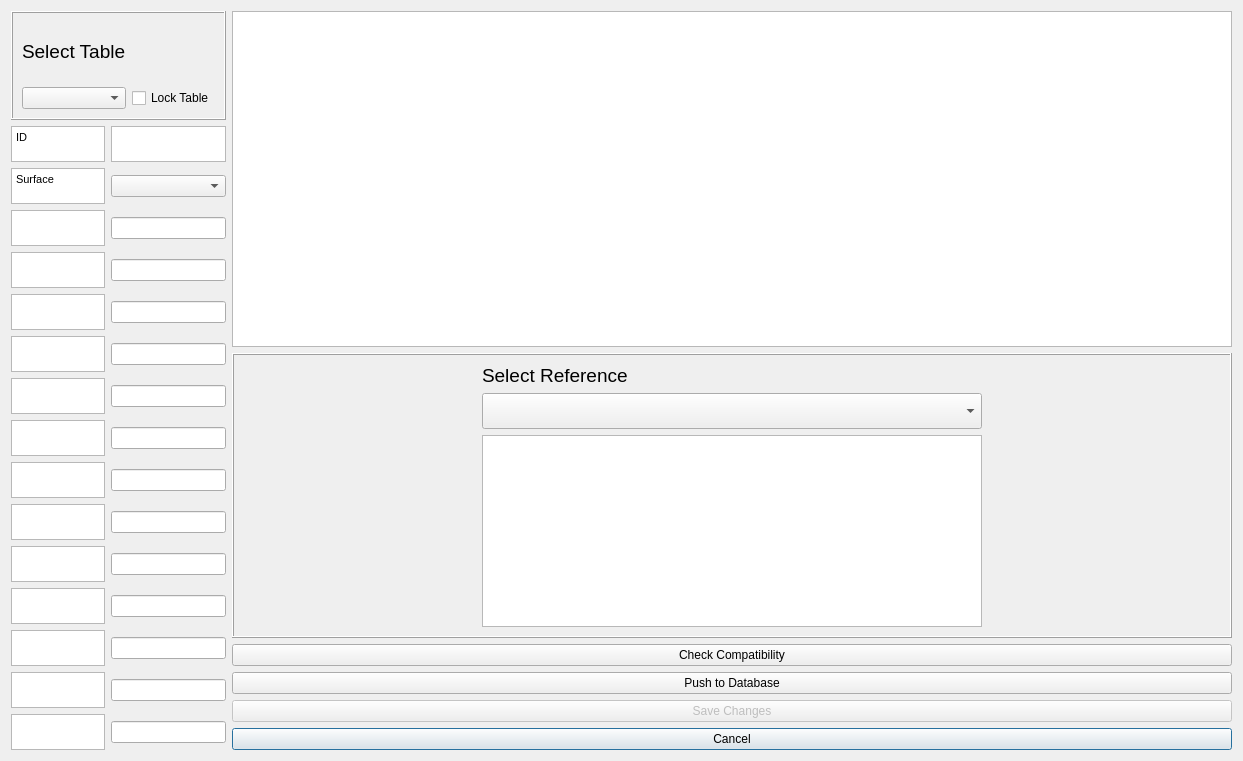
 <widget class="QDialog" name="urban_type_db_editorDialogBase">
  <property name="geometry">
   <rect>
    <x>0</x>
    <y>0</y>
    <width>1167</width>
    <height>761</height>
   </rect>
  </property>
  <property name="windowTitle">
   <string>Urban Type Database editor</string>
  </property>
  <layout class="QGridLayout" name="gridLayout_3">
   <item row="0" column="0">
    <widget class="QFrame" name="frame1">
     <property name="frameShape">
      <enum>QFrame::Box</enum>
     </property>
     <property name="frameShadow">
      <enum>QFrame::Raised</enum>
     </property>
     <layout class="QGridLayout" name="gridLayout_2">
      <item row="0" column="0">
       <widget class="QLabel" name="label_42">
        <property name="text">
         <string>&lt;!DOCTYPE HTML PUBLIC &quot;-//W3C//DTD HTML 4.0//EN&quot; &quot;http://www.w3.org/TR/REC-html40/strict.dtd&quot;&gt;
&lt;html&gt;&lt;head&gt;&lt;meta name=&quot;qrichtext&quot; content=&quot;1&quot; /&gt;&lt;style type=&quot;text/css&quot;&gt;
p, li { white-space: pre-wrap; }
&lt;/style&gt;&lt;/head&gt;&lt;body style=&quot; font-family:'MS Shell Dlg 2'; font-size:12pt; font-weight:400; font-style:normal;&quot;&gt;
&lt;p style=&quot; margin-top:0px; margin-bottom:0px; margin-left:0px; margin-right:0px; -qt-block-indent:0; text-indent:0px;&quot;&gt;&lt;span style=&quot; font-size:14pt;&quot;&gt;Select Table&lt;/span&gt;&lt;/p&gt;&lt;/body&gt;&lt;/html&gt;</string>
        </property>
       </widget>
      </item>
      <item row="1" column="0">
       <widget class="QComboBox" name="comboBoxTableSelect">
        <property name="toolTip">
         <string/>
        </property>
       </widget>
      </item>
      <item row="1" column="1">
       <widget class="QCheckBox" name="checkBoxA">
        <property name="text">
         <string>Lock Table</string>
        </property>
       </widget>
      </item>
     </layout>
    </widget>
   </item>
   <item row="0" column="1" rowspan="2">
    <widget class="QTextBrowser" name="textBrowserDf">
     <property name="sizePolicy">
      <sizepolicy hsizetype="Expanding" vsizetype="Expanding">
       <horstretch>0</horstretch>
       <verstretch>0</verstretch>
      </sizepolicy>
     </property>
     <property name="minimumSize">
      <size>
       <width>1000</width>
       <height>0</height>
      </size>
     </property>
     <property name="maximumSize">
      <size>
       <width>500</width>
       <height>16777215</height>
      </size>
     </property>
    </widget>
   </item>
   <item row="1" column="0" rowspan="3">
    <layout class="QGridLayout" name="gridLayout">
     <item row="5" column="0">
      <widget class="QTextBrowser" name="textBrowser_2">
       <property name="sizePolicy">
        <sizepolicy hsizetype="Expanding" vsizetype="Fixed">
         <horstretch>0</horstretch>
         <verstretch>0</verstretch>
        </sizepolicy>
       </property>
       <property name="maximumSize">
        <size>
         <width>16777215</width>
         <height>36</height>
        </size>
       </property>
       <property name="html">
        <string>&lt;!DOCTYPE HTML PUBLIC &quot;-//W3C//DTD HTML 4.0//EN&quot; &quot;http://www.w3.org/TR/REC-html40/strict.dtd&quot;&gt;
&lt;html&gt;&lt;head&gt;&lt;meta name=&quot;qrichtext&quot; content=&quot;1&quot; /&gt;&lt;style type=&quot;text/css&quot;&gt;
p, li { white-space: pre-wrap; }
&lt;/style&gt;&lt;/head&gt;&lt;body style=&quot; font-family:'MS Shell Dlg 2'; font-size:8pt; font-weight:400; font-style:normal;&quot;&gt;
&lt;p style=&quot;-qt-paragraph-type:empty; margin-top:0px; margin-bottom:0px; margin-left:0px; margin-right:0px; -qt-block-indent:0; text-indent:0px; font-size:12pt;&quot;&gt;&lt;br /&gt;&lt;/p&gt;&lt;/body&gt;&lt;/html&gt;</string>
       </property>
      </widget>
     </item>
     <item row="10" column="0">
      <widget class="QTextBrowser" name="textBrowser_7">
       <property name="sizePolicy">
        <sizepolicy hsizetype="Expanding" vsizetype="Fixed">
         <horstretch>0</horstretch>
         <verstretch>0</verstretch>
        </sizepolicy>
       </property>
       <property name="maximumSize">
        <size>
         <width>16777215</width>
         <height>36</height>
        </size>
       </property>
       <property name="html">
        <string>&lt;!DOCTYPE HTML PUBLIC &quot;-//W3C//DTD HTML 4.0//EN&quot; &quot;http://www.w3.org/TR/REC-html40/strict.dtd&quot;&gt;
&lt;html&gt;&lt;head&gt;&lt;meta name=&quot;qrichtext&quot; content=&quot;1&quot; /&gt;&lt;style type=&quot;text/css&quot;&gt;
p, li { white-space: pre-wrap; }
&lt;/style&gt;&lt;/head&gt;&lt;body style=&quot; font-family:'MS Shell Dlg 2'; font-size:8pt; font-weight:400; font-style:normal;&quot;&gt;
&lt;p style=&quot;-qt-paragraph-type:empty; margin-top:0px; margin-bottom:0px; margin-left:0px; margin-right:0px; -qt-block-indent:0; text-indent:0px; font-size:12pt;&quot;&gt;&lt;br /&gt;&lt;/p&gt;&lt;/body&gt;&lt;/html&gt;</string>
       </property>
      </widget>
     </item>
     <item row="11" column="0">
      <widget class="QTextBrowser" name="textBrowser_8">
       <property name="sizePolicy">
        <sizepolicy hsizetype="Expanding" vsizetype="Fixed">
         <horstretch>0</horstretch>
         <verstretch>0</verstretch>
        </sizepolicy>
       </property>
       <property name="maximumSize">
        <size>
         <width>16777215</width>
         <height>36</height>
        </size>
       </property>
       <property name="html">
        <string>&lt;!DOCTYPE HTML PUBLIC &quot;-//W3C//DTD HTML 4.0//EN&quot; &quot;http://www.w3.org/TR/REC-html40/strict.dtd&quot;&gt;
&lt;html&gt;&lt;head&gt;&lt;meta name=&quot;qrichtext&quot; content=&quot;1&quot; /&gt;&lt;style type=&quot;text/css&quot;&gt;
p, li { white-space: pre-wrap; }
&lt;/style&gt;&lt;/head&gt;&lt;body style=&quot; font-family:'MS Shell Dlg 2'; font-size:8pt; font-weight:400; font-style:normal;&quot;&gt;
&lt;p style=&quot;-qt-paragraph-type:empty; margin-top:0px; margin-bottom:0px; margin-left:0px; margin-right:0px; -qt-block-indent:0; text-indent:0px; font-size:12pt;&quot;&gt;&lt;br /&gt;&lt;/p&gt;&lt;/body&gt;&lt;/html&gt;</string>
       </property>
      </widget>
     </item>
     <item row="12" column="0">
      <widget class="QTextBrowser" name="textBrowser_9">
       <property name="sizePolicy">
        <sizepolicy hsizetype="Expanding" vsizetype="Fixed">
         <horstretch>0</horstretch>
         <verstretch>0</verstretch>
        </sizepolicy>
       </property>
       <property name="maximumSize">
        <size>
         <width>16777215</width>
         <height>36</height>
        </size>
       </property>
       <property name="html">
        <string>&lt;!DOCTYPE HTML PUBLIC &quot;-//W3C//DTD HTML 4.0//EN&quot; &quot;http://www.w3.org/TR/REC-html40/strict.dtd&quot;&gt;
&lt;html&gt;&lt;head&gt;&lt;meta name=&quot;qrichtext&quot; content=&quot;1&quot; /&gt;&lt;style type=&quot;text/css&quot;&gt;
p, li { white-space: pre-wrap; }
&lt;/style&gt;&lt;/head&gt;&lt;body style=&quot; font-family:'MS Shell Dlg 2'; font-size:8pt; font-weight:400; font-style:normal;&quot;&gt;
&lt;p style=&quot;-qt-paragraph-type:empty; margin-top:0px; margin-bottom:0px; margin-left:0px; margin-right:0px; -qt-block-indent:0; text-indent:0px; font-size:12pt;&quot;&gt;&lt;br /&gt;&lt;/p&gt;&lt;/body&gt;&lt;/html&gt;</string>
       </property>
      </widget>
     </item>
     <item row="8" column="0">
      <widget class="QTextBrowser" name="textBrowser_5">
       <property name="sizePolicy">
        <sizepolicy hsizetype="Expanding" vsizetype="Fixed">
         <horstretch>0</horstretch>
         <verstretch>0</verstretch>
        </sizepolicy>
       </property>
       <property name="maximumSize">
        <size>
         <width>16777215</width>
         <height>36</height>
        </size>
       </property>
       <property name="html">
        <string>&lt;!DOCTYPE HTML PUBLIC &quot;-//W3C//DTD HTML 4.0//EN&quot; &quot;http://www.w3.org/TR/REC-html40/strict.dtd&quot;&gt;
&lt;html&gt;&lt;head&gt;&lt;meta name=&quot;qrichtext&quot; content=&quot;1&quot; /&gt;&lt;style type=&quot;text/css&quot;&gt;
p, li { white-space: pre-wrap; }
&lt;/style&gt;&lt;/head&gt;&lt;body style=&quot; font-family:'MS Shell Dlg 2'; font-size:8pt; font-weight:400; font-style:normal;&quot;&gt;
&lt;p style=&quot;-qt-paragraph-type:empty; margin-top:0px; margin-bottom:0px; margin-left:0px; margin-right:0px; -qt-block-indent:0; text-indent:0px; font-size:12pt;&quot;&gt;&lt;br /&gt;&lt;/p&gt;&lt;/body&gt;&lt;/html&gt;</string>
       </property>
      </widget>
     </item>
     <item row="14" column="0">
      <widget class="QTextBrowser" name="textBrowser_11">
       <property name="sizePolicy">
        <sizepolicy hsizetype="Expanding" vsizetype="Fixed">
         <horstretch>0</horstretch>
         <verstretch>0</verstretch>
        </sizepolicy>
       </property>
       <property name="maximumSize">
        <size>
         <width>16777215</width>
         <height>36</height>
        </size>
       </property>
       <property name="html">
        <string>&lt;!DOCTYPE HTML PUBLIC &quot;-//W3C//DTD HTML 4.0//EN&quot; &quot;http://www.w3.org/TR/REC-html40/strict.dtd&quot;&gt;
&lt;html&gt;&lt;head&gt;&lt;meta name=&quot;qrichtext&quot; content=&quot;1&quot; /&gt;&lt;style type=&quot;text/css&quot;&gt;
p, li { white-space: pre-wrap; }
&lt;/style&gt;&lt;/head&gt;&lt;body style=&quot; font-family:'MS Shell Dlg 2'; font-size:8pt; font-weight:400; font-style:normal;&quot;&gt;
&lt;p style=&quot;-qt-paragraph-type:empty; margin-top:0px; margin-bottom:0px; margin-left:0px; margin-right:0px; -qt-block-indent:0; text-indent:0px; font-size:12pt;&quot;&gt;&lt;br /&gt;&lt;/p&gt;&lt;/body&gt;&lt;/html&gt;</string>
       </property>
      </widget>
     </item>
     <item row="4" column="0">
      <widget class="QTextBrowser" name="textBrowser_Surface">
       <property name="sizePolicy">
        <sizepolicy hsizetype="Expanding" vsizetype="Fixed">
         <horstretch>0</horstretch>
         <verstretch>0</verstretch>
        </sizepolicy>
       </property>
       <property name="maximumSize">
        <size>
         <width>16777215</width>
         <height>36</height>
        </size>
       </property>
       <property name="html">
        <string>&lt;!DOCTYPE HTML PUBLIC &quot;-//W3C//DTD HTML 4.0//EN&quot; &quot;http://www.w3.org/TR/REC-html40/strict.dtd&quot;&gt;
&lt;html&gt;&lt;head&gt;&lt;meta name=&quot;qrichtext&quot; content=&quot;1&quot; /&gt;&lt;style type=&quot;text/css&quot;&gt;
p, li { white-space: pre-wrap; }
&lt;/style&gt;&lt;/head&gt;&lt;body style=&quot; font-family:'MS Shell Dlg 2'; font-size:8pt; font-weight:400; font-style:normal;&quot;&gt;
&lt;p style=&quot; margin-top:0px; margin-bottom:0px; margin-left:0px; margin-right:0px; -qt-block-indent:0; text-indent:0px;&quot;&gt;Surface&lt;/p&gt;&lt;/body&gt;&lt;/html&gt;</string>
       </property>
      </widget>
     </item>
     <item row="9" column="0">
      <widget class="QTextBrowser" name="textBrowser_6">
       <property name="sizePolicy">
        <sizepolicy hsizetype="Expanding" vsizetype="Fixed">
         <horstretch>0</horstretch>
         <verstretch>0</verstretch>
        </sizepolicy>
       </property>
       <property name="maximumSize">
        <size>
         <width>16777215</width>
         <height>36</height>
        </size>
       </property>
       <property name="html">
        <string>&lt;!DOCTYPE HTML PUBLIC &quot;-//W3C//DTD HTML 4.0//EN&quot; &quot;http://www.w3.org/TR/REC-html40/strict.dtd&quot;&gt;
&lt;html&gt;&lt;head&gt;&lt;meta name=&quot;qrichtext&quot; content=&quot;1&quot; /&gt;&lt;style type=&quot;text/css&quot;&gt;
p, li { white-space: pre-wrap; }
&lt;/style&gt;&lt;/head&gt;&lt;body style=&quot; font-family:'MS Shell Dlg 2'; font-size:8pt; font-weight:400; font-style:normal;&quot;&gt;
&lt;p style=&quot;-qt-paragraph-type:empty; margin-top:0px; margin-bottom:0px; margin-left:0px; margin-right:0px; -qt-block-indent:0; text-indent:0px; font-size:12pt;&quot;&gt;&lt;br /&gt;&lt;/p&gt;&lt;/body&gt;&lt;/html&gt;</string>
       </property>
      </widget>
     </item>
     <item row="3" column="0">
      <widget class="QTextBrowser" name="textBrowserID_1">
       <property name="sizePolicy">
        <sizepolicy hsizetype="Preferred" vsizetype="Fixed">
         <horstretch>0</horstretch>
         <verstretch>0</verstretch>
        </sizepolicy>
       </property>
       <property name="maximumSize">
        <size>
         <width>16777215</width>
         <height>36</height>
        </size>
       </property>
       <property name="html">
        <string>&lt;!DOCTYPE HTML PUBLIC &quot;-//W3C//DTD HTML 4.0//EN&quot; &quot;http://www.w3.org/TR/REC-html40/strict.dtd&quot;&gt;
&lt;html&gt;&lt;head&gt;&lt;meta name=&quot;qrichtext&quot; content=&quot;1&quot; /&gt;&lt;style type=&quot;text/css&quot;&gt;
p, li { white-space: pre-wrap; }
&lt;/style&gt;&lt;/head&gt;&lt;body style=&quot; font-family:'MS Shell Dlg 2'; font-size:8pt; font-weight:400; font-style:normal;&quot;&gt;
&lt;p style=&quot; margin-top:0px; margin-bottom:0px; margin-left:0px; margin-right:0px; -qt-block-indent:0; text-indent:0px;&quot;&gt;ID&lt;/p&gt;&lt;/body&gt;&lt;/html&gt;</string>
       </property>
      </widget>
     </item>
     <item row="3" column="1">
      <widget class="QTextBrowser" name="textBrowserNewID">
       <property name="sizePolicy">
        <sizepolicy hsizetype="Expanding" vsizetype="Fixed">
         <horstretch>0</horstretch>
         <verstretch>0</verstretch>
        </sizepolicy>
       </property>
       <property name="maximumSize">
        <size>
         <width>16777215</width>
         <height>36</height>
        </size>
       </property>
       <property name="html">
        <string>&lt;!DOCTYPE HTML PUBLIC &quot;-//W3C//DTD HTML 4.0//EN&quot; &quot;http://www.w3.org/TR/REC-html40/strict.dtd&quot;&gt;
&lt;html&gt;&lt;head&gt;&lt;meta name=&quot;qrichtext&quot; content=&quot;1&quot; /&gt;&lt;style type=&quot;text/css&quot;&gt;
p, li { white-space: pre-wrap; }
&lt;/style&gt;&lt;/head&gt;&lt;body style=&quot; font-family:'MS Shell Dlg 2'; font-size:8pt; font-weight:400; font-style:normal;&quot;&gt;
&lt;p style=&quot;-qt-paragraph-type:empty; margin-top:0px; margin-bottom:0px; margin-left:0px; margin-right:0px; -qt-block-indent:0; text-indent:0px; font-size:12pt;&quot;&gt;&lt;br /&gt;&lt;/p&gt;&lt;/body&gt;&lt;/html&gt;</string>
       </property>
      </widget>
     </item>
     <item row="6" column="0">
      <widget class="QTextBrowser" name="textBrowser_3">
       <property name="sizePolicy">
        <sizepolicy hsizetype="Expanding" vsizetype="Fixed">
         <horstretch>0</horstretch>
         <verstretch>0</verstretch>
        </sizepolicy>
       </property>
       <property name="maximumSize">
        <size>
         <width>16777215</width>
         <height>36</height>
        </size>
       </property>
       <property name="html">
        <string>&lt;!DOCTYPE HTML PUBLIC &quot;-//W3C//DTD HTML 4.0//EN&quot; &quot;http://www.w3.org/TR/REC-html40/strict.dtd&quot;&gt;
&lt;html&gt;&lt;head&gt;&lt;meta name=&quot;qrichtext&quot; content=&quot;1&quot; /&gt;&lt;style type=&quot;text/css&quot;&gt;
p, li { white-space: pre-wrap; }
&lt;/style&gt;&lt;/head&gt;&lt;body style=&quot; font-family:'MS Shell Dlg 2'; font-size:8pt; font-weight:400; font-style:normal;&quot;&gt;
&lt;p style=&quot;-qt-paragraph-type:empty; margin-top:0px; margin-bottom:0px; margin-left:0px; margin-right:0px; -qt-block-indent:0; text-indent:0px; font-size:12pt;&quot;&gt;&lt;br /&gt;&lt;/p&gt;&lt;/body&gt;&lt;/html&gt;</string>
       </property>
      </widget>
     </item>
     <item row="7" column="0">
      <widget class="QTextBrowser" name="textBrowser_4">
       <property name="sizePolicy">
        <sizepolicy hsizetype="Expanding" vsizetype="Fixed">
         <horstretch>0</horstretch>
         <verstretch>0</verstretch>
        </sizepolicy>
       </property>
       <property name="maximumSize">
        <size>
         <width>16777215</width>
         <height>36</height>
        </size>
       </property>
       <property name="html">
        <string>&lt;!DOCTYPE HTML PUBLIC &quot;-//W3C//DTD HTML 4.0//EN&quot; &quot;http://www.w3.org/TR/REC-html40/strict.dtd&quot;&gt;
&lt;html&gt;&lt;head&gt;&lt;meta name=&quot;qrichtext&quot; content=&quot;1&quot; /&gt;&lt;style type=&quot;text/css&quot;&gt;
p, li { white-space: pre-wrap; }
&lt;/style&gt;&lt;/head&gt;&lt;body style=&quot; font-family:'MS Shell Dlg 2'; font-size:8pt; font-weight:400; font-style:normal;&quot;&gt;
&lt;p style=&quot;-qt-paragraph-type:empty; margin-top:0px; margin-bottom:0px; margin-left:0px; margin-right:0px; -qt-block-indent:0; text-indent:0px; font-size:12pt;&quot;&gt;&lt;br /&gt;&lt;/p&gt;&lt;/body&gt;&lt;/html&gt;</string>
       </property>
      </widget>
     </item>
     <item row="13" column="0">
      <widget class="QTextBrowser" name="textBrowser_10">
       <property name="sizePolicy">
        <sizepolicy hsizetype="Expanding" vsizetype="Fixed">
         <horstretch>0</horstretch>
         <verstretch>0</verstretch>
        </sizepolicy>
       </property>
       <property name="maximumSize">
        <size>
         <width>16777215</width>
         <height>36</height>
        </size>
       </property>
       <property name="html">
        <string>&lt;!DOCTYPE HTML PUBLIC &quot;-//W3C//DTD HTML 4.0//EN&quot; &quot;http://www.w3.org/TR/REC-html40/strict.dtd&quot;&gt;
&lt;html&gt;&lt;head&gt;&lt;meta name=&quot;qrichtext&quot; content=&quot;1&quot; /&gt;&lt;style type=&quot;text/css&quot;&gt;
p, li { white-space: pre-wrap; }
&lt;/style&gt;&lt;/head&gt;&lt;body style=&quot; font-family:'MS Shell Dlg 2'; font-size:8pt; font-weight:400; font-style:normal;&quot;&gt;
&lt;p style=&quot;-qt-paragraph-type:empty; margin-top:0px; margin-bottom:0px; margin-left:0px; margin-right:0px; -qt-block-indent:0; text-indent:0px; font-size:12pt;&quot;&gt;&lt;br /&gt;&lt;/p&gt;&lt;/body&gt;&lt;/html&gt;</string>
       </property>
      </widget>
     </item>
     <item row="15" column="0">
      <widget class="QTextBrowser" name="textBrowser_12">
       <property name="sizePolicy">
        <sizepolicy hsizetype="Expanding" vsizetype="Fixed">
         <horstretch>0</horstretch>
         <verstretch>0</verstretch>
        </sizepolicy>
       </property>
       <property name="maximumSize">
        <size>
         <width>16777215</width>
         <height>36</height>
        </size>
       </property>
       <property name="html">
        <string>&lt;!DOCTYPE HTML PUBLIC &quot;-//W3C//DTD HTML 4.0//EN&quot; &quot;http://www.w3.org/TR/REC-html40/strict.dtd&quot;&gt;
&lt;html&gt;&lt;head&gt;&lt;meta name=&quot;qrichtext&quot; content=&quot;1&quot; /&gt;&lt;style type=&quot;text/css&quot;&gt;
p, li { white-space: pre-wrap; }
&lt;/style&gt;&lt;/head&gt;&lt;body style=&quot; font-family:'MS Shell Dlg 2'; font-size:8pt; font-weight:400; font-style:normal;&quot;&gt;
&lt;p style=&quot;-qt-paragraph-type:empty; margin-top:0px; margin-bottom:0px; margin-left:0px; margin-right:0px; -qt-block-indent:0; text-indent:0px; font-size:12pt;&quot;&gt;&lt;br /&gt;&lt;/p&gt;&lt;/body&gt;&lt;/html&gt;</string>
       </property>
      </widget>
     </item>
     <item row="16" column="0">
      <widget class="QTextBrowser" name="textBrowser_13">
       <property name="sizePolicy">
        <sizepolicy hsizetype="Expanding" vsizetype="Fixed">
         <horstretch>0</horstretch>
         <verstretch>0</verstretch>
        </sizepolicy>
       </property>
       <property name="maximumSize">
        <size>
         <width>16777215</width>
         <height>36</height>
        </size>
       </property>
       <property name="html">
        <string>&lt;!DOCTYPE HTML PUBLIC &quot;-//W3C//DTD HTML 4.0//EN&quot; &quot;http://www.w3.org/TR/REC-html40/strict.dtd&quot;&gt;
&lt;html&gt;&lt;head&gt;&lt;meta name=&quot;qrichtext&quot; content=&quot;1&quot; /&gt;&lt;style type=&quot;text/css&quot;&gt;
p, li { white-space: pre-wrap; }
&lt;/style&gt;&lt;/head&gt;&lt;body style=&quot; font-family:'MS Shell Dlg 2'; font-size:8pt; font-weight:400; font-style:normal;&quot;&gt;
&lt;p style=&quot;-qt-paragraph-type:empty; margin-top:0px; margin-bottom:0px; margin-left:0px; margin-right:0px; -qt-block-indent:0; text-indent:0px; font-size:12pt;&quot;&gt;&lt;br /&gt;&lt;/p&gt;&lt;/body&gt;&lt;/html&gt;</string>
       </property>
      </widget>
     </item>
     <item row="17" column="0">
      <widget class="QTextBrowser" name="textBrowser_14">
       <property name="sizePolicy">
        <sizepolicy hsizetype="Expanding" vsizetype="Fixed">
         <horstretch>0</horstretch>
         <verstretch>0</verstretch>
        </sizepolicy>
       </property>
       <property name="maximumSize">
        <size>
         <width>16777215</width>
         <height>36</height>
        </size>
       </property>
       <property name="html">
        <string>&lt;!DOCTYPE HTML PUBLIC &quot;-//W3C//DTD HTML 4.0//EN&quot; &quot;http://www.w3.org/TR/REC-html40/strict.dtd&quot;&gt;
&lt;html&gt;&lt;head&gt;&lt;meta name=&quot;qrichtext&quot; content=&quot;1&quot; /&gt;&lt;style type=&quot;text/css&quot;&gt;
p, li { white-space: pre-wrap; }
&lt;/style&gt;&lt;/head&gt;&lt;body style=&quot; font-family:'MS Shell Dlg 2'; font-size:8pt; font-weight:400; font-style:normal;&quot;&gt;
&lt;p style=&quot;-qt-paragraph-type:empty; margin-top:0px; margin-bottom:0px; margin-left:0px; margin-right:0px; -qt-block-indent:0; text-indent:0px; font-size:12pt;&quot;&gt;&lt;br /&gt;&lt;/p&gt;&lt;/body&gt;&lt;/html&gt;</string>
       </property>
      </widget>
     </item>
     <item row="5" column="1">
      <widget class="QgsFilterLineEdit" name="textEdit_Edit_2">
       <property name="qgisRelation" stdset="0">
        <string notr="true"/>
       </property>
      </widget>
     </item>
     <item row="6" column="1">
      <widget class="QgsFilterLineEdit" name="textEdit_Edit_3">
       <property name="qgisRelation" stdset="0">
        <string notr="true"/>
       </property>
      </widget>
     </item>
     <item row="7" column="1">
      <widget class="QgsFilterLineEdit" name="textEdit_Edit_4">
       <property name="qgisRelation" stdset="0">
        <string notr="true"/>
       </property>
      </widget>
     </item>
     <item row="8" column="1">
      <widget class="QgsFilterLineEdit" name="textEdit_Edit_5">
       <property name="qgisRelation" stdset="0">
        <string notr="true"/>
       </property>
      </widget>
     </item>
     <item row="9" column="1">
      <widget class="QgsFilterLineEdit" name="textEdit_Edit_6">
       <property name="qgisRelation" stdset="0">
        <string notr="true"/>
       </property>
      </widget>
     </item>
     <item row="10" column="1">
      <widget class="QgsFilterLineEdit" name="textEdit_Edit_7">
       <property name="qgisRelation" stdset="0">
        <string notr="true"/>
       </property>
      </widget>
     </item>
     <item row="11" column="1">
      <widget class="QgsFilterLineEdit" name="textEdit_Edit_8">
       <property name="qgisRelation" stdset="0">
        <string notr="true"/>
       </property>
      </widget>
     </item>
     <item row="12" column="1">
      <widget class="QgsFilterLineEdit" name="textEdit_Edit_9">
       <property name="qgisRelation" stdset="0">
        <string notr="true"/>
       </property>
      </widget>
     </item>
     <item row="13" column="1">
      <widget class="QgsFilterLineEdit" name="textEdit_Edit_10">
       <property name="qgisRelation" stdset="0">
        <string notr="true"/>
       </property>
      </widget>
     </item>
     <item row="14" column="1">
      <widget class="QgsFilterLineEdit" name="textEdit_Edit_11">
       <property name="qgisRelation" stdset="0">
        <string notr="true"/>
       </property>
      </widget>
     </item>
     <item row="15" column="1">
      <widget class="QgsFilterLineEdit" name="textEdit_Edit_12">
       <property name="qgisRelation" stdset="0">
        <string notr="true"/>
       </property>
      </widget>
     </item>
     <item row="16" column="1">
      <widget class="QgsFilterLineEdit" name="textEdit_Edit_13">
       <property name="qgisRelation" stdset="0">
        <string notr="true"/>
       </property>
      </widget>
     </item>
     <item row="17" column="1">
      <widget class="QgsFilterLineEdit" name="textEdit_Edit_14">
       <property name="qgisRelation" stdset="0">
        <string notr="true"/>
       </property>
      </widget>
     </item>
     <item row="4" column="1">
      <widget class="QComboBox" name="comboBoxSurface">
       <property name="currentIndex">
        <number>-1</number>
       </property>
       <item>
        <property name="text">
         <string>Paved</string>
        </property>
       </item>
       <item>
        <property name="text">
         <string>Building</string>
        </property>
       </item>
       <item>
        <property name="text">
         <string>Evergreen Tree</string>
        </property>
       </item>
       <item>
        <property name="text">
         <string>Decidous Tree</string>
        </property>
       </item>
       <item>
        <property name="text">
         <string>Grass</string>
        </property>
       </item>
       <item>
        <property name="text">
         <string>Bare Soil</string>
        </property>
       </item>
       <item>
        <property name="text">
         <string>Water</string>
        </property>
       </item>
      </widget>
     </item>
    </layout>
   </item>
   <item row="2" column="1">
    <widget class="QFrame" name="frame1_2">
     <property name="frameShape">
      <enum>QFrame::Box</enum>
     </property>
     <property name="frameShadow">
      <enum>QFrame::Raised</enum>
     </property>
     <layout class="QGridLayout" name="gridLayout_6">
      <item row="0" column="0">
       <layout class="QGridLayout" name="gridLayout_4">
        <item row="1" column="0">
         <widget class="QComboBox" name="comboBoxRef">
          <property name="sizePolicy">
           <sizepolicy hsizetype="Expanding" vsizetype="Fixed">
            <horstretch>0</horstretch>
            <verstretch>0</verstretch>
           </sizepolicy>
          </property>
          <property name="minimumSize">
           <size>
            <width>0</width>
            <height>36</height>
           </size>
          </property>
          <property name="maximumSize">
           <size>
            <width>500</width>
            <height>36</height>
           </size>
          </property>
          <item>
           <property name="text">
            <string/>
           </property>
          </item>
         </widget>
        </item>
        <item row="0" column="0">
         <widget class="QLabel" name="label_43">
          <property name="text">
           <string>&lt;!DOCTYPE HTML PUBLIC &quot;-//W3C//DTD HTML 4.0//EN&quot; &quot;http://www.w3.org/TR/REC-html40/strict.dtd&quot;&gt;
&lt;html&gt;&lt;head&gt;&lt;meta name=&quot;qrichtext&quot; content=&quot;1&quot; /&gt;&lt;style type=&quot;text/css&quot;&gt;
p, li { white-space: pre-wrap; }
&lt;/style&gt;&lt;/head&gt;&lt;body style=&quot; font-family:'MS Shell Dlg 2'; font-size:12pt; font-weight:400; font-style:normal;&quot;&gt;
&lt;p style=&quot; margin-top:0px; margin-bottom:0px; margin-left:0px; margin-right:0px; -qt-block-indent:0; text-indent:0px;&quot;&gt;&lt;span style=&quot; font-size:14pt;&quot;&gt;Select Reference&lt;/span&gt;&lt;/p&gt;&lt;/body&gt;&lt;/html&gt;</string>
          </property>
         </widget>
        </item>
        <item row="2" column="0">
         <widget class="QTextBrowser" name="textBrowserRef">
          <property name="sizePolicy">
           <sizepolicy hsizetype="Expanding" vsizetype="Preferred">
            <horstretch>0</horstretch>
            <verstretch>0</verstretch>
           </sizepolicy>
          </property>
          <property name="maximumSize">
           <size>
            <width>500</width>
            <height>16777215</height>
           </size>
          </property>
         </widget>
        </item>
       </layout>
      </item>
     </layout>
    </widget>
   </item>
   <item row="3" column="1">
    <layout class="QGridLayout" name="gridLayout_8">
     <item row="3" column="0">
      <widget class="QPushButton" name="pushButtonCancel">
       <property name="text">
        <string>Cancel</string>
       </property>
      </widget>
     </item>
     <item row="1" column="0">
      <widget class="QPushButton" name="pushButtonGen">
       <property name="enabled">
        <bool>true</bool>
       </property>
       <property name="text">
        <string>Push to Database</string>
       </property>
      </widget>
     </item>
     <item row="0" column="0">
      <widget class="QPushButton" name="pushButtonCheck">
       <property name="text">
        <string>Check Compatibility</string>
       </property>
      </widget>
     </item>
     <item row="2" column="0">
      <widget class="QPushButton" name="pushButtonreset">
       <property name="enabled">
        <bool>false</bool>
       </property>
       <property name="text">
        <string>Save Changes</string>
       </property>
      </widget>
     </item>
    </layout>
   </item>
  </layout>
 </widget>
